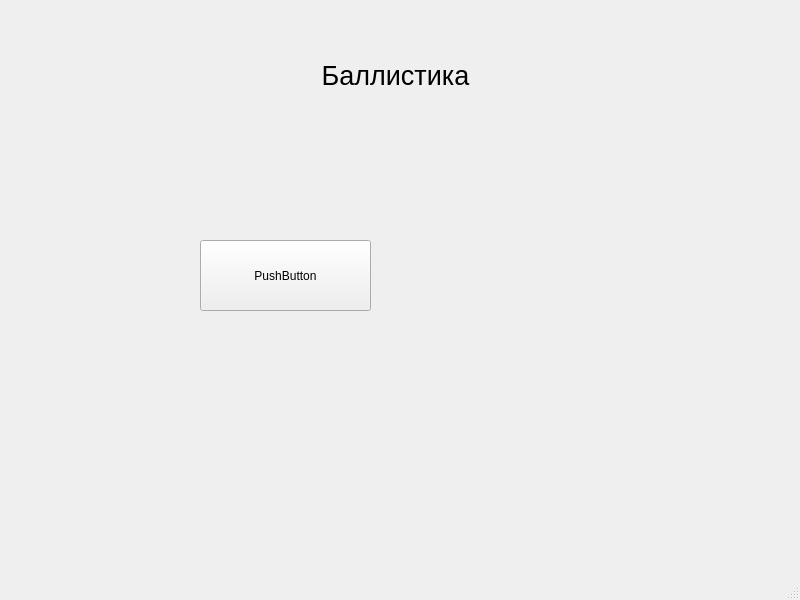
<?xml version="1.0" encoding="UTF-8"?>
<ui version="4.0">
 <class>MainWindow</class>
 <widget class="QMainWindow" name="MainWindow">
  <property name="geometry">
   <rect>
    <x>0</x>
    <y>0</y>
    <width>800</width>
    <height>600</height>
   </rect>
  </property>
  <property name="windowTitle">
   <string>MainWindow</string>
  </property>
  <widget class="QWidget" name="centralwidget">
   <widget class="QLabel" name="label">
    <property name="geometry">
     <rect>
      <x>160</x>
      <y>10</y>
      <width>471</width>
      <height>131</height>
     </rect>
    </property>
    <property name="text">
     <string>&lt;html&gt;&lt;head/&gt;&lt;body&gt;&lt;p align=&quot;center&quot;&gt;&lt;span style=&quot; font-size:20pt;&quot;&gt;Баллистика&lt;/span&gt;&lt;/p&gt;&lt;/body&gt;&lt;/html&gt;</string>
    </property>
   </widget>
   <widget class="QPushButton" name="pushButton">
    <property name="geometry">
     <rect>
      <x>200</x>
      <y>240</y>
      <width>171</width>
      <height>71</height>
     </rect>
    </property>
    <property name="text">
     <string>PushButton</string>
    </property>
   </widget>
  </widget>
  <widget class="QMenuBar" name="menubar">
   <property name="geometry">
    <rect>
     <x>0</x>
     <y>0</y>
     <width>800</width>
     <height>19</height>
    </rect>
   </property>
  </widget>
  <widget class="QStatusBar" name="statusbar"/>
 </widget>
 <resources/>
 <connections/>
</ui>
